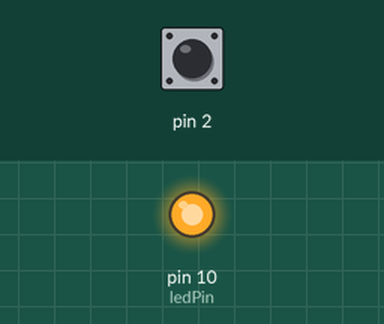
A sketch run on a simulated Arduino Uno, built with avr-gcc and run on an emulated ATmega328P. Shown: output pins drawn as LEDs (lit = HIGH). The test bench sets the inputs (shaded band); at power-on: pin 2 HIGH. What the sketch prints to the serial monitor is not drawn.

Above: at 1.2 s.
1.3 s: pin 2 pulled LOW for 0.15 s
At 1.38 s:
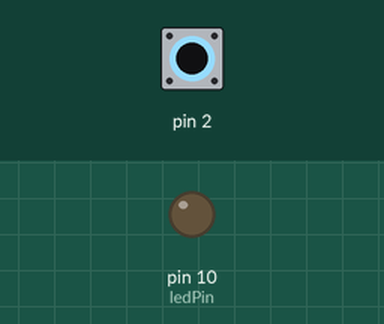
2.9 s: pin 2 pulled LOW for 3.2 s
At 7.0 s:
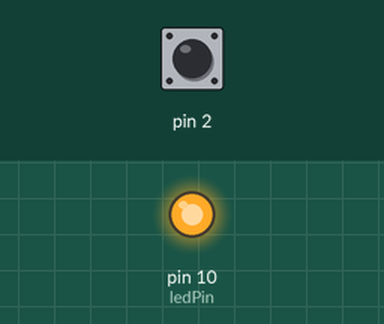
Timing chart, 0 to 8.5 s (numbered marks = the images above; inputs shaded):
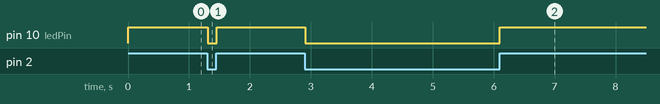

Measured:
- after the input at 1.3 s, pin 10 (ledPin): HIGH → LOW at once, → HIGH 0.15 s later
- after the input at 2.9 s, pin 10 (ledPin): HIGH → LOW at once, → HIGH 3.2 s later

The sketch:

Ball_Switch_light.ino
```cpp
//www.elegoo.com
//2016.12.08
/*****************************************/
const int ledPin = 10;//the led attach to
int digitalVal;
void setup()
{
  Serial.begin(9600);
  pinMode(ledPin,OUTPUT);//initialize the ledPin as an output
  pinMode(2,INPUT);
  digitalWrite(2, HIGH);
}
/******************************************/
void loop()
{


digitalVal = digitalRead(2);
    Serial.println(digitalVal);
  if(HIGH == digitalVal)
  {
    digitalWrite(ledPin,HIGH);//turn the led off
  }
  else
  {
    digitalWrite(ledPin,LOW);//turn the led on
  }
}
/**********************************************/
```
